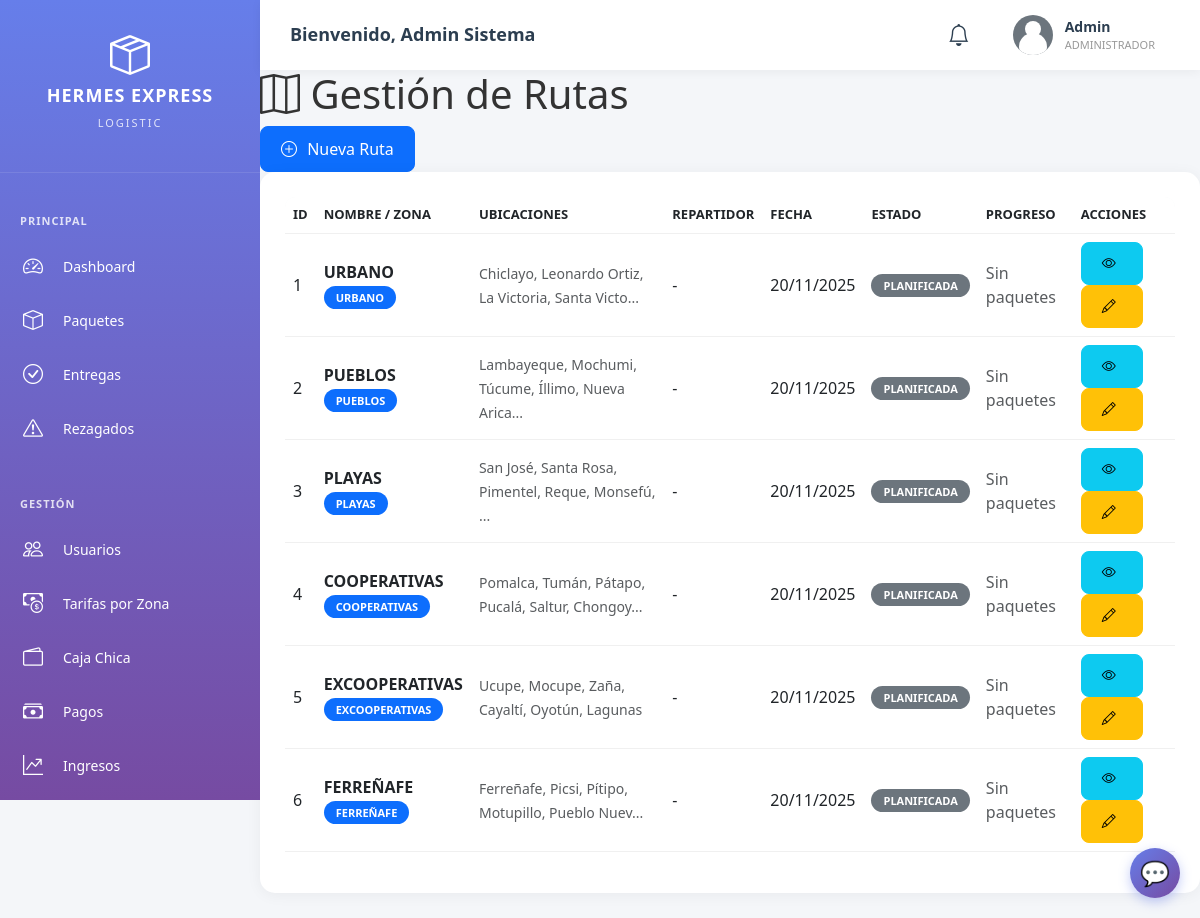
The app's page /admin/rutas.php (signed in) with its own data.
### tables this page shows
CREATE TABLE IF NOT EXISTS rutas (
    id INT PRIMARY KEY AUTO_INCREMENT,
    nombre VARCHAR(100) NOT NULL,
    zona VARCHAR(50),
    ubicaciones TEXT,
    descripcion TEXT COMMENT 'Detalles adicionales de la ruta',
    repartidor_id INT,
    fecha_ruta DATE NOT NULL,
    hora_inicio TIME,
    hora_fin TIME,
    estado ENUM('planificada', 'en_progreso', 'completada', 'cancelada') DEFAULT 'planificada',
    total_paquetes INT DEFAULT 0,
    paquetes_entregados INT DEFAULT 0,
    distancia_total DECIMAL(10, 2),
    tiempo_estimado INT,
    creado_por INT,
    fecha_creacion TIMESTAMP DEFAULT CURRENT_TIMESTAMP,
    INDEX idx_fecha (fecha_ruta),
    INDEX idx_repartidor (repartidor_id)
);

### config/database.php (called while the page is built, shortened)
<?php
class Database {
    private static $instance = null;
    public static function getInstance() {
        if (self::$instance === null) {
            self::$instance = new Database();
        }
        return self::$instance;
    }
    public function fetchAll($result) {
        $rows = [];
        if ($result && is_object($result)) {
            if ($result instanceof mysqli_result) {
                while ($row = $result->fetch_assoc()) {
                    $rows[] = $row;
                }
            }
        } elseif (is_array($result)) {
            return $result;
        }
        return $rows;
    }
}
?>

### admin/rutas.php (the view, shortened to what this page needs)
<?php
$pageTitle = 'Gestión de Rutas';
$db = Database::getInstance()->getConnection();
$sql = "SELECT r.*, u.nombre as repartidor_nombre, u.apellido as repartidor_apellido,
        uc.nombre as creado_nombre, uc.apellido as creado_apellido
        FROM rutas r
        LEFT JOIN usuarios u ON r.repartidor_id = u.id
        LEFT JOIN usuarios uc ON r.creado_por = uc.id
        ORDER BY r.id ASC
        LIMIT 100";
$rutas = Database::getInstance()->fetchAll($db->query($sql));
?>
<!DOCTYPE html>
<html lang="es">
<head>
    <link href="https://cdn.jsdelivr.net/npm/bootstrap@5.3.0/dist/css/bootstrap.min.css" rel="stylesheet">
    <link rel="stylesheet" href="https://cdn.jsdelivr.net/npm/bootstrap-icons@1.11.0/font/bootstrap-icons.css">
    <link rel="stylesheet" href="../assets/css/dashboard.css">
</head>
<body>
    <?php include 'includes/header.php'; ?>
    <div class="dashboard-container">
        <?php include 'includes/sidebar.php'; ?>
        <main class="main-content">
            <div class="content-header">
                <h1><i class="bi bi-map"></i> <?php echo $pageTitle; ?></h1>
                <button class="btn btn-primary" data-bs-toggle="modal" data-bs-target="#modalNuevaRuta">
                    <i class="bi bi-plus-circle"></i> Nueva Ruta
                </button>
            </div>
            <div class="card">
                <div class="card-body">
                    <div class="table-responsive">
                        <table class="table table-hover">
                            <thead>
                                <tr>
                                    <th>ID</th>
                                    <th>Nombre / Zona</th>
                                    <th>Ubicaciones</th>
                                    <th>Repartidor</th>
                                    <th>Fecha</th>
                                    <th>Estado</th>
                                    <th>Progreso</th>
                                    <th>Acciones</th>
                                </tr>
                            </thead>
                            <tbody>
                                <?php foreach ($rutas as $ruta): ?>
                                <tr>
                                    <td><?php echo $ruta['id']; ?></td>
                                    <td>
                                        <strong><?php echo $ruta['nombre']; ?></strong>
                                        <?php if (!empty($ruta['zona'])): ?>
                                            <br><span class="badge bg-primary"><?php echo $ruta['zona']; ?></span>
                                        <?php endif; ?>
                                    </td>
                                    <td>
                                        <?php if (!empty($ruta['ubicaciones'])): ?>
                                            <small class="text-muted"><?php echo substr($ruta['ubicaciones'], 0, 50) . (strlen($ruta['ubicaciones']) > 50 ? '...' : ''); ?></small>
                                        <?php else: ?>
                                            <span class="text-muted">-</span>
                                        <?php endif; ?>
                                    </td>
                                    <td><?php echo $ruta['repartidor_nombre'] ? $ruta['repartidor_nombre'] . ' ' . $ruta['repartidor_apellido'] : '-'; ?></td>
                                    <td><?php echo date('d/m/Y', strtotime($ruta['fecha_ruta'])); ?></td>
                                    <td>
                                        <?php
                                        $badges = ['planificada' => 'secondary', 'en_progreso' => 'primary', 'completada' => 'success', 'cancelada' => 'danger'];
                                        ?>
                                        <span class="badge bg-<?php echo $badges[$ruta['estado']]; ?>">
                                            <?php echo ucfirst(str_replace('_', ' ', $ruta['estado'])); ?>
                                        </span>
                                    </td>
                                    <td>
                                        <?php if ($ruta['total_paquetes'] > 0): ?>
                                            <?php $porcentaje = round(($ruta['paquetes_entregados'] / $ruta['total_paquetes']) * 100); ?>
                                            <div class="progress" style="height: 20px; min-width: 100px;">
                                                <div class="progress-bar bg-success" style="width: <?php echo $porcentaje; ?>%">
                                                    <?php echo $ruta['paquetes_entregados']; ?>/<?php echo $ruta['total_paquetes']; ?>
                                                </div>
                                            </div>
                                            <small class="text-muted"><?php echo $porcentaje; ?>%</small>
                                        <?php else: ?>
                                            <span class="text-muted">Sin paquetes</span>
                                        <?php endif; ?>
                                    </td>
                                    <td>
                                        <a href="ruta_detalle.php?id=<?php echo $ruta['id']; ?>" class="btn btn-sm btn-info">
                                            <i class="bi bi-eye"></i>
                                        </a>
                                        <?php if ($ruta['estado'] == 'planificada'): ?>
                                            <a href="ruta_editar.php?id=<?php echo $ruta['id']; ?>" class="btn btn-sm btn-warning">
                                                <i class="bi bi-pencil"></i>
                                            </a>
                                        <?php endif; ?>
                                    </td>
                                </tr>
                                <?php endforeach; ?>
                            </tbody>
                        </table>
                    </div>
                </div>
            </div>
        </main>
    </div>
    <?php include 'includes/chatbot_widget.php'; ?>
</body>
</html>

### admin/includes/header.php (shortened to what this page needs)
<link rel="stylesheet" href="../assets/css/validaciones.css">
<div class="top-header">
    <div class="header-left">
        <div class="welcome-message">
            <h5 class="mb-0">Bienvenido, <?php echo htmlspecialchars($_SESSION['nombre'] . ' ' . ($_SESSION['apellido'] ?? '')); ?></h5>
        </div>
    </div>
    <div class="header-right">
        <div class="dropdown">
            <div class="header-icon" id="notificacionesDropdown" data-bs-toggle="dropdown" aria-expanded="false" style="cursor: pointer;" title="Notificaciones">
                <i class="bi bi-bell"></i>
            </div>
        </div>
        <div class="user-profile">
            <?php
            $foto_url = !empty($_SESSION['foto_perfil'])
                ? '../uploads/perfiles/' . $_SESSION['foto_perfil']
                : '../uploads/perfiles/default.png';
            ?>
            <img src="<?php echo $foto_url; ?>" alt="Avatar" onerror="this.onerror=null; this.src='../uploads/perfiles/default-avatar.svg';">
            <div class="user-info">
                <span class="user-name"><?php echo htmlspecialchars($_SESSION['nombre']); ?></span>
                <span class="user-role">Administrador</span>
            </div>
        </div>
    </div>
</div>

### admin/includes/sidebar.php (shortened to what this page needs)
<div class="sidebar active" id="sidebar">
    <div class="sidebar-header">
        <i class="bi bi-box-seam"></i>
        <h3>HERMES EXPRESS</h3>
        <p>LOGISTIC</p>
    </div>
    <div class="sidebar-menu">
        <div class="menu-section">
            <div class="menu-section-title">Principal</div>
            <a href="dashboard.php" class="menu-item <?php echo basename($_SERVER['PHP_SELF']) == 'dashboard.php' ? 'active' : ''; ?>">
                <i class="bi bi-speedometer2"></i>
                <span>Dashboard</span>
            </a>
            <a href="paquetes.php" class="menu-item <?php echo basename($_SERVER['PHP_SELF']) == 'paquetes.php' ? 'active' : ''; ?>">
                <i class="bi bi-box"></i>
                <span>Paquetes</span>
            </a>
            <a href="entregas.php" class="menu-item <?php echo basename($_SERVER['PHP_SELF']) == 'entregas.php' ? 'active' : ''; ?>">
                <i class="bi bi-check-circle"></i>
                <span>Entregas</span>
            </a>
            <a href="rezagados.php" class="menu-item <?php echo basename($_SERVER['PHP_SELF']) == 'rezagados.php' ? 'active' : ''; ?>">
                <i class="bi bi-exclamation-triangle"></i>
                <span>Rezagados</span>
            </a>
        </div>
        <div class="menu-section">
            <div class="menu-section-title">Gestión</div>
            <a href="usuarios.php" class="menu-item <?php echo basename($_SERVER['PHP_SELF']) == 'usuarios.php' ? 'active' : ''; ?>">
                <i class="bi bi-people"></i>
                <span>Usuarios</span>
            </a>
            <a href="tarifas.php" class="menu-item <?php echo basename($_SERVER['PHP_SELF']) == 'tarifas.php' ? 'active' : ''; ?>">
                <i class="bi bi-cash-coin"></i>
                <span>Tarifas por Zona</span>
            </a>
            <a href="caja_chica.php" class="menu-item <?php echo basename($_SERVER['PHP_SELF']) == 'caja_chica.php' ? 'active' : ''; ?>">
                <i class="bi bi-wallet2"></i>
                <span>Caja Chica</span>
            </a>
            <a href="pagos.php" class="menu-item <?php echo basename($_SERVER['PHP_SELF']) == 'pagos.php' ? 'active' : ''; ?>">
                <i class="bi bi-cash-stack"></i>
                <span>Pagos</span>
            </a>
            <a href="ingresos.php" class="menu-item <?php echo basename($_SERVER['PHP_SELF']) == 'ingresos.php' ? 'active' : ''; ?>">
                <i class="bi bi-graph-up-arrow"></i>
                <span>Ingresos</span>
            </a>
            <a href="gastos.php" class="menu-item <?php echo basename($_SERVER['PHP_SELF']) == 'gastos.php' ? 'active' : ''; ?>">
            </a>
        </div>
    </div>
</div>

### admin/includes/chatbot_widget.php (shortened to what this page needs)
<button class="chatbot-float-btn" id="chatbotFloatBtn" title="Abrir Chatbot">
    💬
</button>

### assets/css/dashboard.css (style rules this page uses)
:root { --primary-color: #667eea; --secondary-color: #764ba2; --success-color: #28a745; --danger-color: #dc3545; --warning-color: #ffc107; --info-color: #17a2b8; --dark-color: #2c3e50; --light-color: #f8f9fa; --sidebar-width: 260px; --header-height: 70px; }
* { margin: 0; padding: 0; box-sizing: border-box; }
body { font-family: 'Segoe UI', Tahoma, Geneva, Verdana, sans-serif; background: #f4f6f9; color: #333; overflow-x: hidden; }
.dashboard-container { display: flex; min-height: 100vh; }
.sidebar { position: fixed; left: 0; top: 0; width: var(--sidebar-width); height: 100vh; background: linear-gradient(180deg, var(--primary-color), var(--secondary-color)); color: white; overflow-y: auto !important; overflow-x: hidden; transition: all 0.3s ease; z-index: 999; transform: translateX(0); display: block !important; }
.sidebar-header { padding: 25px 20px; text-align: center; border-bottom: 1px solid rgba(255, 255, 255, 0.1); }
.sidebar-header i { font-size: 40px; margin-bottom: 10px; }
.sidebar-header h3 { font-size: 18px; font-weight: bold; letter-spacing: 1px; }
.sidebar-header p { font-size: 11px; opacity: 0.8; letter-spacing: 2px; }
.sidebar-menu { padding: 20px 0; padding-bottom: 50px; min-height: min-content; height: auto; }
.menu-section { margin-bottom: 30px; }
.menu-section-title { padding: 10px 20px; font-size: 11px; font-weight: 600; text-transform: uppercase; opacity: 0.8; letter-spacing: 1px; margin-top: 10px; }
.menu-item { display: flex; align-items: center; padding: 12px 20px; color: white; text-decoration: none; transition: all 0.3s ease; border-left: 3px solid transparent; }
.menu-item i { font-size: 20px; margin-right: 15px; width: 25px; }
.menu-item span { font-size: 14px; }
.main-content { margin-left: var(--sidebar-width); margin-top: var(--header-height); min-height: calc(100vh - var(--header-height)); width: calc(100% - var(--sidebar-width)); flex: 1; padding: 0; }
.top-header { background: white; height: var(--header-height); display: flex; align-items: center; justify-content: space-between; padding: 0 30px; box-shadow: 0 2px 10px rgba(0, 0, 0, 0.05); position: fixed; top: 0; left: var(--sidebar-width); right: 0; z-index: 1000; }
.header-left { display: flex; align-items: center; gap: 20px; flex: 1; min-width: 0; }
.welcome-message { display: flex; align-items: center; padding: 0; position: relative; z-index: 2; flex-shrink: 0; white-space: nowrap; overflow: hidden; }
.welcome-message h5 { color: var(--dark-color); font-size: 18px; font-weight: 600; margin: 0; white-space: nowrap; overflow: hidden; text-overflow: ellipsis; }
.header-right { display: flex; align-items: center; gap: 20px; flex-shrink: 0; }
.header-icon { position: relative; font-size: 22px; color: var(--dark-color); cursor: pointer; padding: 8px; }
.user-profile { display: flex; align-items: center; gap: 12px; cursor: pointer; padding: 8px 15px; border-radius: 25px; transition: background 0.3s ease; }
.user-profile img { width: 40px; height: 40px; border-radius: 50%; object-fit: cover; }
.user-info { display: flex; flex-direction: column; }
.user-name { font-size: 14px; font-weight: 600; color: var(--dark-color); }
.user-role { font-size: 11px; color: #999; text-transform: uppercase; }
.card { background: white; border-radius: 15px; box-shadow: 0 2px 15px rgba(0, 0, 0, 0.05); margin-bottom: 25px; border: none; }
.card-body { padding: 25px; }
.table-responsive { border-radius: 10px; overflow: hidden; }
table { width: 100%; margin-bottom: 0; }
thead { background: #f8f9fa; }
th { padding: 15px; font-weight: 600; font-size: 13px; text-transform: uppercase; color: #666; }
td { padding: 15px; vertical-align: middle; }
tr { border-bottom: 1px solid #f0f0f0; }
.badge { padding: 6px 12px; border-radius: 20px; font-size: 11px; font-weight: 600; text-transform: uppercase; }
.btn { padding: 10px 20px; border-radius: 8px; font-weight: 500; transition: all 0.3s ease; }
.btn i { margin-right: 6px; }
@media (min-width: 993px) { .sidebar { transform: translateX(0) !important; } }
.sidebar.active { transform: translateX(0) !important; visibility: visible !important; opacity: 1 !important; }

### records on screen
rutas: id "1", nombre "URBANO", zona "URBANO", ubicaciones "Chiclayo, Leonardo Ortiz, La Victoria, Santa Victo", fecha_ruta "20/11/2025", estado "PLANIFICADA", total_paquetes "Sin paquetes"
rutas: id "2", nombre "PUEBLOS", zona "PUEBLOS", ubicaciones "Lambayeque, Mochumi, Túcume, Íllimo, Nueva Arica", fecha_ruta "20/11/2025", estado "PLANIFICADA", total_paquetes "Sin paquetes"
rutas: id "3", nombre "PLAYAS", zona "PLAYAS", ubicaciones "San José, Santa Rosa, Pimentel, Reque, Monsefú,", fecha_ruta "20/11/2025", estado "PLANIFICADA", total_paquetes "Sin paquetes"
rutas: id "4", nombre "COOPERATIVAS", zona "COOPERATIVAS", ubicaciones "Pomalca, Tumán, Pátapo, Pucalá, Saltur, Chongoy", fecha_ruta "20/11/2025", estado "PLANIFICADA", total_paquetes "Sin paquetes"
rutas: id "5", nombre "EXCOOPERATIVAS", zona "EXCOOPERATIVAS", ubicaciones "Ucupe, Mocupe, Zaña, Cayaltí, Oyotún, Lagunas", fecha_ruta "20/11/2025", estado "PLANIFICADA", total_paquetes "Sin paquetes"
rutas: id "6", nombre "FERREÑAFE", zona "FERREÑAFE", ubicaciones "Ferreñafe, Picsi, Pítipo, Motupillo, Pueblo Nuev", fecha_ruta "20/11/2025", estado "PLANIFICADA", total_paquetes "Sin paquetes"

### other values on screen
$_SESSION['nombre'] . ' ' . ($_SESSION['apellido'] ?? '') "Admin Sistema"
$_SESSION['nombre'] "Admin"
$pageTitle "Gestión de Rutas"
